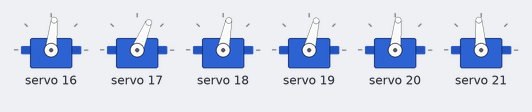
Recording of a program running on a simulated ESP32. Shown: 6 × servo. Nothing arrives over Bluetooth unless stated; what the program prints to the serial monitor is not drawn.

Above: at 1.3 s.
Timing chart, 0 to 2.8 s (numbered marks = the images above):
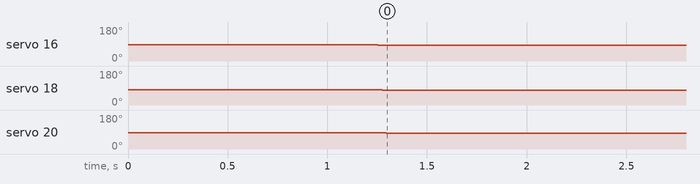

Measured:
- by itself, servo 16, servo 20: 85° → 84° at 1.3 s
- by itself, servo 18: 80° → 79° at 1.3 s

The program:

main.cpp
```cpp
//######################################################    INCLUDES     #####################################################//
#include <Wire.h>
#include <BluetoothSerial.h>
#include <Adafruit_PWMServoDriver.h>

//######################################################    DEFINES     ######################################################//
#define pi 3.14159

// Ángulos de giro límites para los servos
#define ANG_MAX pi / 3
#define ANG_MIN -pi / 4

// Servos en conexiones: 4, 8, 12 (sentido inverso de giro); 7, 11, 15 (sentido normal de giro)
#define SERVO1 0
#define SERVO2 1
#define SERVO3 2
#define SERVO4 3
#define SERVO5 4
#define SERVO6 5

//######################################################   OBJETOS    ########################################################//
BluetoothSerial SerialBT;
Adafruit_PWMServoDriver servos = Adafruit_PWMServoDriver(0x41);

//#####################################################    FUNCIONES     ######################################################//
void setServo(uint8_t n_servo, int angulo);
void stewart(float x, float y, float z, float alpha_grad, float theta_grad, float psi_grad);

//#############################################    VARIABLES DE LOS SERVOS   ##################################################//
const uint16_t pos0[6] = {120,85,105,105,120,140};
const uint16_t pos180[6] = {463,420,455,440,460,480};

//######################################    VARIABLES DE LA GEOMETRIA DEL SISTEMA   #############################################//
// Distancias (metros)
const float r_b = 104.89 / 1000;                                                // distancia del centro de la base a los puntos de unión de la misma
const float r_p = 90.545 / 1000;                                                // distancia del centro de la plataforma a los puntos de unión de la misma
const float h_0 = 85.112 / 1000;                                                // altura inicial de la plataforma
const float l_var = 100.0 / 1000;                                               // longitud de las varilla
const float l_brz = 15.0 / 1000;                                                // longitud de los brazos de los servos
float Bx_b[6], By_b[6], Bz_b[6];                                                // vectores que almacenan las posiciones x,y,z de los puntos de unión de la base
float Px_p[6], Py_p[6], Pz_p[6];                                                // vectores que almacenan las posiciones x,y,z de los puntos de unión de la plataforma

// Ángulos de rotacion
const float angBase[6] = {64.6, 355.4, 304.6, 235.4, 184.6, 115.4};             // Rotación de los puntos de unión de la base
const float angPlat[6] = {40.6, 19.4, 280.6, 259.4, 160.6, 139.4};              // Rotación de los puntos de unión de la plataforma
const float beta[6] = {180.0, 240.0, 60.0, 120.0, 300.0, 0.0};                  // Rotación de los brazos de cada servo respecto del eje X

//########################################    VARIABLES DE LA CINEMATICA INVERSA   #############################################//
static float T[3];                                                              // vector T del modelamiento
static float R[3][3];                                                           // matriz de rotación
static float Q[3][6];                                                           // los 6 vector Q del modelamiento
static float L[3][6];                                                           // los 6 vectores L del modelamiento
static float longitud[6];                                                       // el modulo de las longitudes L
static float a[6], b[6], c[6], d[6];                                            // vectores que almacenan valores utilizados en el cálculo del ángulo de giro de cada servo
static float ang[6];                                                            // vector con los ángulos de giro para cada servo (RADIANES)
static float ang1, ang2, ang3, ang4, ang5, ang6;                                // Ángulo de giro de cada uno de los servos (SEXAGESIMALES)
float posx, posy, posz, girox, giroy, giroz;                                    // referencia de posición y giro deseada para la plataforma

//#########################################################    SETUP     ######################################################//
void setup(){
    Wire.begin();
    servos.begin();
    servos.setOscillatorFrequency(27000000);
    servos.setPWMFreq(50);
    Serial.begin(9600);
    SerialBT.begin(9600);

    // Colocamos los servos a una posición inicial (90 grados)
    setServo(SERVO1, 90);   delay(50);
    setServo(SERVO2, 90);   delay(50);
    setServo(SERVO3, 90);   delay(50);
    setServo(SERVO4, 90);   delay(50);
    setServo(SERVO5, 90);   delay(50);
    setServo(SERVO6, 90);   delay(1000);

    // Calculamos las posiciones X y Y de las uniones entre la plataforma y la base
    for (int j = 0; j <= 5; j++){
        Bx_b[j] = r_b * cos(angBase[j] * pi / 180);
        By_b[j] = r_b * sin(angBase[j] * pi / 180);
        Px_p[j] = r_p * cos(angPlat[j] * pi / 180);
        Py_p[j] = r_p * sin(angPlat[j] * pi / 180);
    }
}

//######################################################    LOOP     ######################################################//
void loop(){
    stewart(0,0,0,0,0,0);

    if (SerialBT.available() > 0){

    }
}

//######################################################    ZONA DE FUNCIONES     ######################################################//
void setServo(uint8_t n_servo, int angulo) {
    int duty = map(angulo,0,180,pos0[n_servo], pos180[n_servo]);
    servos.setPWM(n_servo, 0, duty);
}

void stewart(float x, float y, float z, float alpha_grad, float theta_grad, float psi_grad){
    // Valores de x,y,z al vector de traslación de la plataforma
    T[0] = x / 1000;
    T[1] = y / 1000;
    T[2] = z / 1000 + h_0;

    // Conversión de ángulos recibidos a radianes
    float alpha = alpha_grad * pi / 180;
    float theta = theta_grad * pi / 180;
    float psi = psi_grad * pi / 180;

    // Cálculo de la matriz de rotación
    R[0][0] = cos(alpha) * cos(theta);
    R[0][1] = -sin(alpha) * cos(psi) + cos(alpha) * sin(theta) * sin(psi);
    R[0][2] = sin(alpha) * sin(psi) + cos(alpha) * sin(theta) * cos(psi);
    R[1][0] = sin(alpha) * cos(theta);
    R[1][1] = cos(alpha) * cos(psi) + sin(alpha) * sin(theta) * sin(psi);
    R[1][2] = -cos(alpha) * sin(psi) + sin(alpha) * sin(theta) * cos(psi);
    R[2][0] = -sin(theta);
    R[2][1] = cos(theta) * sin(psi);
    R[2][2] = cos(theta) * cos(psi);

    // Cálculo de los vectores Q
    for (int j = 0; j <= 5; j++){
        Q[0][j] = T[0] + R[0][0] * Px_p[j] + R[0][1] * Py_p[j] + R[0][2] * Pz_p[j];
        Q[1][j] = T[1] + R[1][0] * Px_p[j] + R[1][1] * Py_p[j] + R[1][2] * Pz_p[j];
        Q[2][j] = T[2] + R[2][0] * Px_p[j] + R[2][1] * Py_p[j] + R[2][2] * Pz_p[j];
    }

    // Cálculo de la matriz L
    for (int j = 0; j <= 5; j++){
        L[0][j] = Q[0][j] - Bx_b[j];
        L[1][j] = Q[1][j] - By_b[j];
        L[2][j] = Q[2][j] - Bz_b[j];
    }

    // Cálculo del modulo de L
    for (int j = 0; j <= 5; j++){
        longitud[j] = sqrt(pow(L[0][j], 2) + pow(L[1][j], 2) + pow(L[2][j], 2));
    }

    // Ecuacion de la cinematica inversa para obtener los angulos del servo
    for (int j = 0; j <= 5; j++){
        a[j] = 2 * l_brz * L[2][j];
        b[j] = 2 * l_brz * (sin(beta[j] * pi / 180) * L[1][j] + cos(beta[j] * pi / 180) * L[0][j]);
        c[j] = pow(longitud[j], 2) - pow(l_var, 2) + pow(l_brz, 2);
        d[j] = constrain(c[j] / sqrt(pow(a[j], 2) + pow(b[j], 2)), -1, 1);

        ang[j] = constrain(asin(d[j]) - atan(b[j] / a[j]), ANG_MIN, ANG_MAX);
    }

    // Conversión del ángulo de giro a grados sexagesimales
    ang1 = ang[0] * 180 / pi;
    ang2 = ang[1] * 180 / pi;
    ang3 = ang[2] * 180 / pi;
    ang4 = ang[3] * 180 / pi;
    ang5 = ang[4] * 180 / pi;
    ang6 = ang[5] * 180 / pi;

    // Envía a los servos el ángulo deseado
    setServo(SERVO1, 90 - ang1);    delay(10);
    setServo(SERVO2, 90 + ang2);    delay(10);
    setServo(SERVO3, 90 - ang3);    delay(10);
    setServo(SERVO4, 90 + ang4);    delay(10);
    setServo(SERVO5, 90 - ang5);    delay(10);
    setServo(SERVO6, 90 + ang6);    delay(50);

    String angulos = String(90 - ang1) + " " + String(90 + ang2) + " " + String(90 - ang3) + " " + String(90 + ang4) + " " + String(90 - ang5) + " " + String(90 + ang6);
    Serial.println(angulos);
}
```
